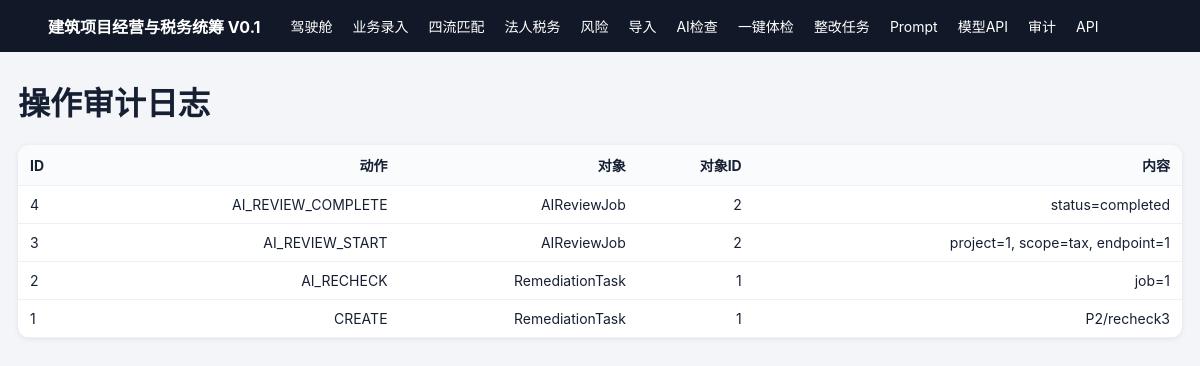
Screenshot of /audit with the database file from the repository.
### app/models.py (models this page shows)
class AuditLog(Base):
    __tablename__="audit_logs"
    id:Mapped[int]=mapped_column(primary_key=True)
    action:Mapped[str]=mapped_column(String(30),index=True)
    object_type:Mapped[str]=mapped_column(String(30),index=True)
    object_id:Mapped[str]=mapped_column(String(50),default="")
    message:Mapped[str]=mapped_column(Text,default="")

### app/main.py (the view)
@app.get("/audit",response_class=HTMLResponse)
def audits(r:Request):
    db=SessionLocal(); rows=db.execute(select(AuditLog).order_by(AuditLog.id.desc()).limit(200)).scalars().all()
    db.close(); return t.TemplateResponse(r, "audit.html", {"rows":rows})

### app/templates/audit.html
{% extends 'base.html' %}{% block body %}
<h1>操作审计日志</h1><table><tr><th>ID</th><th>动作</th><th>对象</th><th>对象ID</th><th>内容</th></tr>{% for x in rows %}<tr><td>{{x.id}}</td><td>{{x.action}}</td><td>{{x.object_type}}</td><td>{{x.object_id}}</td><td>{{x.message}}</td></tr>{% endfor %}</table>
{% endblock %}

### app/templates/base.html (style rules this page uses)
body { font-family:-apple-system,BlinkMacSystemFont,"PingFang SC",sans-serif;margin:0;background:#f3f5f8;color:#172033 }
.card,table,.panel,form { background:white;border-radius:12px;box-shadow:0 1px 5px #dde1e8 }
table { width:100%;border-collapse:collapse;margin:16px 0;overflow:hidden }
th,td { padding:10px 12px;border-bottom:1px solid #edf0f4;text-align:right;font-size:14px }
th:first-child,td:first-child { text-align:left }
th { background:#fafbfc }

### rows the page displays
AuditLog: id "4", action "AI_REVIEW_COMPLETE", object_type "AIReviewJob", object_id "2", message "status=completed"
AuditLog: id "3", action "AI_REVIEW_START", object_type "AIReviewJob", object_id "2", message "project=1, scope=tax, endpoint=1"
AuditLog: id "2", action "AI_RECHECK", object_type "RemediationTask", object_id "1", message "job=1"
AuditLog: id "1", action "CREATE", object_type "RemediationTask", object_id "1", message "P2/recheck3"
